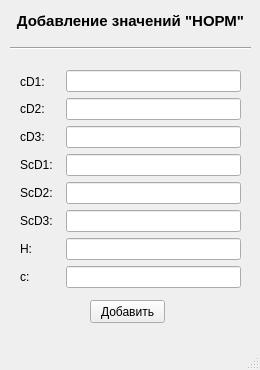
<?xml version="1.0" encoding="UTF-8"?>
<ui version="4.0">
 <class>MainWindow</class>
 <widget class="QMainWindow" name="MainWindow">
  <property name="geometry">
   <rect>
    <x>0</x>
    <y>0</y>
    <width>260</width>
    <height>370</height>
   </rect>
  </property>
  <property name="minimumSize">
   <size>
    <width>260</width>
    <height>370</height>
   </size>
  </property>
  <property name="maximumSize">
   <size>
    <width>260</width>
    <height>370</height>
   </size>
  </property>
  <property name="windowTitle">
   <string>MainWindow</string>
  </property>
  <widget class="QWidget" name="centralwidget">
   <widget class="QPushButton" name="pushButton">
    <property name="geometry">
     <rect>
      <x>90</x>
      <y>300</y>
      <width>75</width>
      <height>23</height>
     </rect>
    </property>
    <property name="text">
     <string>Добавить</string>
    </property>
   </widget>
   <widget class="QLabel" name="label_9">
    <property name="geometry">
     <rect>
      <x>10</x>
      <y>10</y>
      <width>241</width>
      <height>21</height>
     </rect>
    </property>
    <property name="font">
     <font>
      <pointsize>11</pointsize>
      <weight>75</weight>
      <bold>true</bold>
     </font>
    </property>
    <property name="text">
     <string>Добавление значений &quot;НОРМ&quot;</string>
    </property>
    <property name="alignment">
     <set>Qt::AlignCenter</set>
    </property>
   </widget>
   <widget class="QWidget" name="layoutWidget">
    <property name="geometry">
     <rect>
      <x>20</x>
      <y>70</y>
      <width>221</width>
      <height>221</height>
     </rect>
    </property>
    <layout class="QGridLayout" name="gridLayout">
     <item row="0" column="0">
      <widget class="QLabel" name="label">
       <property name="text">
        <string>cD1:ᅠ </string>
       </property>
      </widget>
     </item>
     <item row="0" column="1">
      <widget class="QLineEdit" name="lineEdit"/>
     </item>
     <item row="1" column="0">
      <widget class="QLabel" name="label_2">
       <property name="text">
        <string>cD2:</string>
       </property>
      </widget>
     </item>
     <item row="1" column="1">
      <widget class="QLineEdit" name="lineEdit_2"/>
     </item>
     <item row="2" column="0">
      <widget class="QLabel" name="label_3">
       <property name="text">
        <string>cD3:</string>
       </property>
      </widget>
     </item>
     <item row="2" column="1">
      <widget class="QLineEdit" name="lineEdit_3"/>
     </item>
     <item row="3" column="0">
      <widget class="QLabel" name="label_4">
       <property name="text">
        <string>ScD1:</string>
       </property>
      </widget>
     </item>
     <item row="3" column="1">
      <widget class="QLineEdit" name="lineEdit_4"/>
     </item>
     <item row="4" column="0">
      <widget class="QLabel" name="label_5">
       <property name="text">
        <string>ScD2:</string>
       </property>
      </widget>
     </item>
     <item row="4" column="1">
      <widget class="QLineEdit" name="lineEdit_5"/>
     </item>
     <item row="5" column="0">
      <widget class="QLabel" name="label_6">
       <property name="text">
        <string>ScD3:</string>
       </property>
      </widget>
     </item>
     <item row="5" column="1">
      <widget class="QLineEdit" name="lineEdit_6"/>
     </item>
     <item row="6" column="0">
      <widget class="QLabel" name="label_7">
       <property name="text">
        <string>H:</string>
       </property>
      </widget>
     </item>
     <item row="6" column="1">
      <widget class="QLineEdit" name="lineEdit_7"/>
     </item>
     <item row="7" column="0">
      <widget class="QLabel" name="label_8">
       <property name="text">
        <string>c:</string>
       </property>
      </widget>
     </item>
     <item row="7" column="1">
      <widget class="QLineEdit" name="lineEdit_8"/>
     </item>
    </layout>
   </widget>
   <widget class="Line" name="line">
    <property name="geometry">
     <rect>
      <x>10</x>
      <y>40</y>
      <width>241</width>
      <height>16</height>
     </rect>
    </property>
    <property name="orientation">
     <enum>Qt::Horizontal</enum>
    </property>
   </widget>
  </widget>
  <widget class="QMenuBar" name="menubar">
   <property name="geometry">
    <rect>
     <x>0</x>
     <y>0</y>
     <width>260</width>
     <height>21</height>
    </rect>
   </property>
  </widget>
  <widget class="QStatusBar" name="statusbar"/>
 </widget>
 <resources/>
 <connections/>
</ui>
